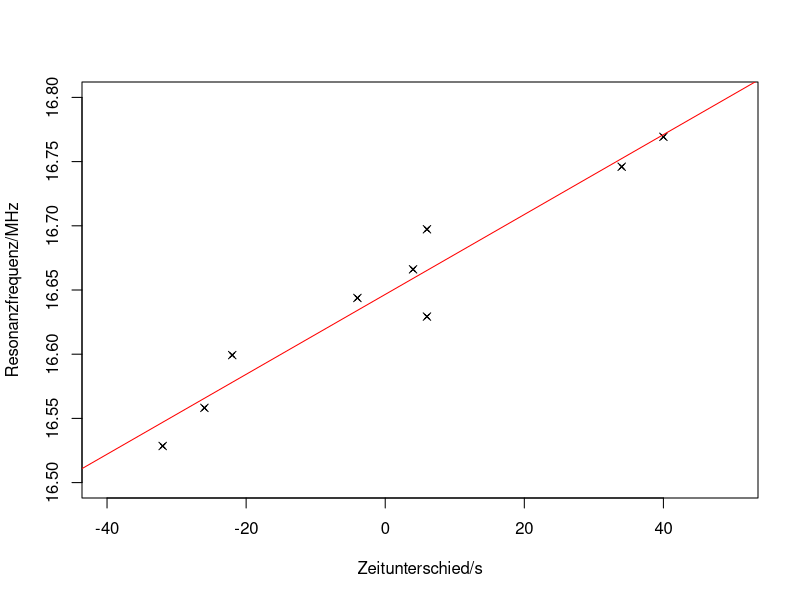

Recreate this plot in R.
setwd("C:/Users/Saskia/Documents/Physik/FP/fp1-nmr/data")

library("Hmisc")
library("plotrix")
x <- c(0.3, 1.7, 2.0, 0.3, 0.2, -0.2, -1.1, -1.3, -1.6) *20
y <- c(16.6293, 16.7460, 16.7693, 16.6973, 16.6661, 16.6438, 16.5993, 16.5582, 16.5285)
errx <- c(0.1, 0.1, 0.1, 0.1, 0.1, 0.1, 0.1, 0.1, 0.1)*20
erry <- c(0.001, 0.001, 0.001, 0.001, 0.001, 0.001, 0.001, 0.001, 0.001)


plot(x, y, type="p", xlim=c(-40, 50), ylim=c(16.5, 16.8), xlab = "Zeitunterschied/s", ylab = "Resonanzfrequenz/MHz", pch=4)
plotCI (x, y, uiw=erry , err=" y " , pch=4, cex=0.6 ,add=TRUE)
plotCI (x, y, uiw=errx , err=" x " , pch=4, cex=0.6 ,add=TRUE)


#text(x=50, y=800, "y=(8.7+-0.4)channel/keV*x-(464+-24)channel", cex=0.8)
fm1 <- lm(y ~ x)
summary(fm1)
abline(fm1, col = "red")


#*******************************************************************************
